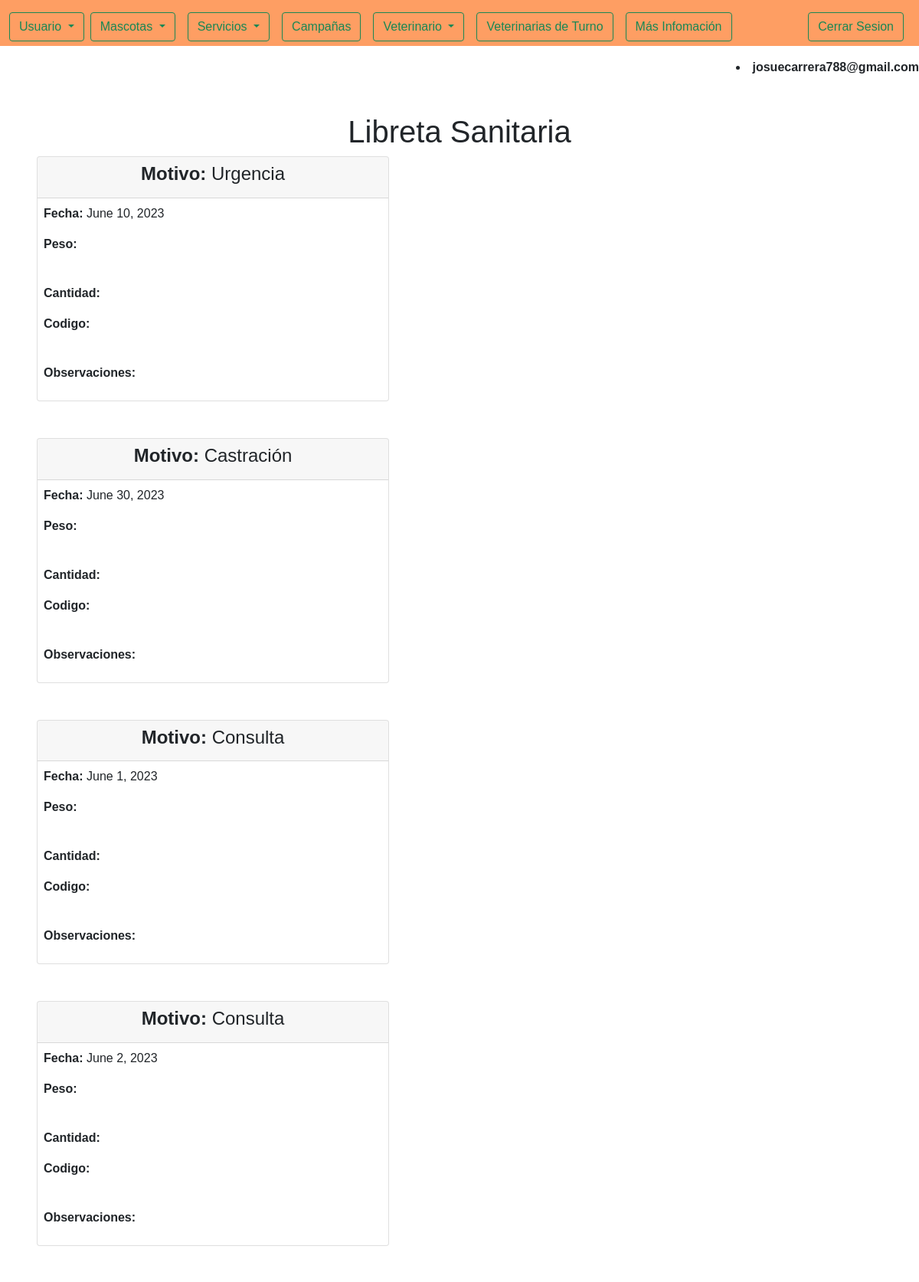
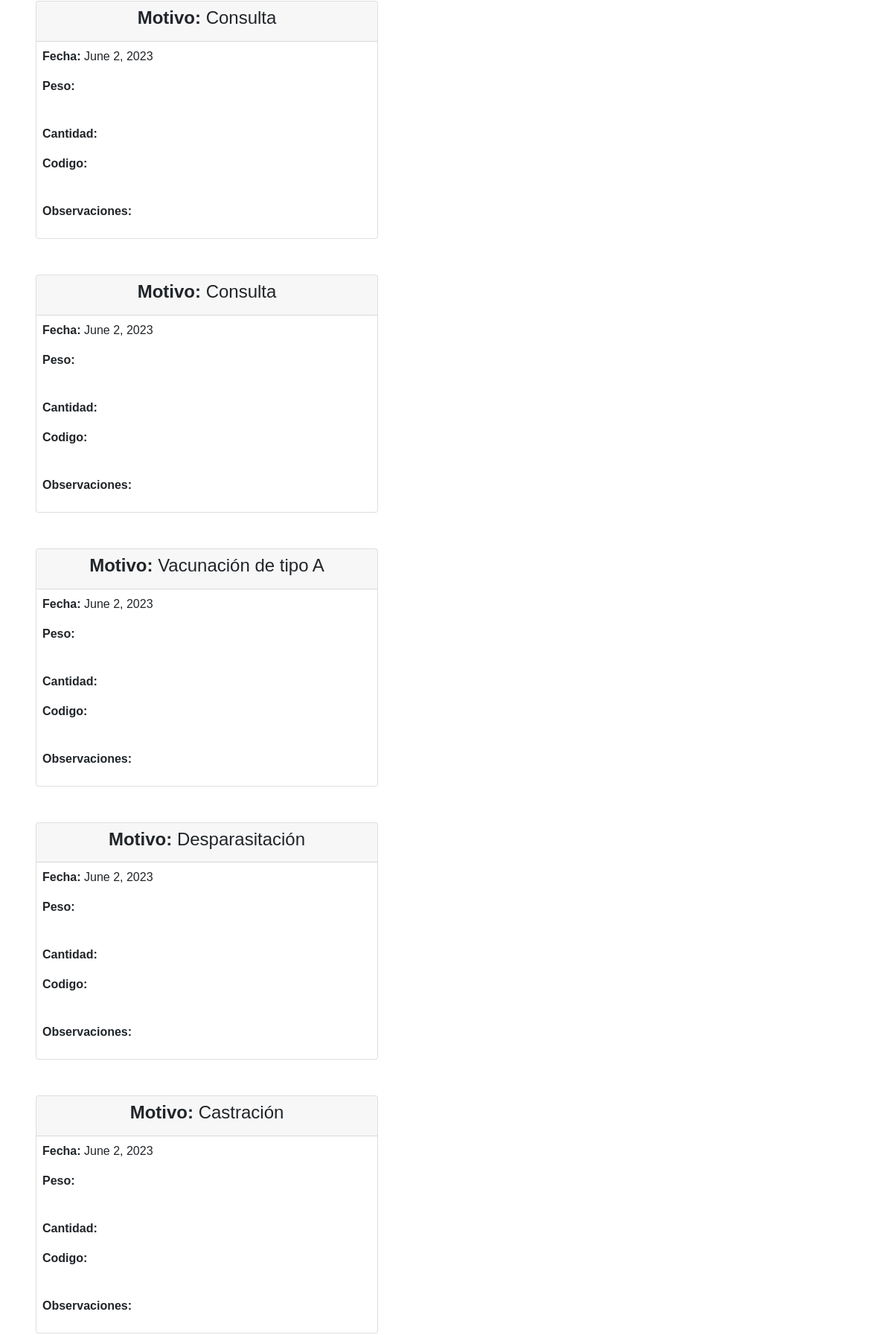
Screenshot of /ver_historial_de_turnos/ (signed in, upper part) with the database file from the repository (2 pictures, top to bottom).
### main/models.py (models this page shows, shortened)
class User(AbstractUser):
    is_veterinario = models.BooleanField(null=True, default=False)
    descuento = models.IntegerField(default=0, blank=True)

class Turno(models.Model):
    id = models.AutoField(primary_key=True)
    fecha= models.DateField(error_messages={
            'invalid': 'Fecha incorrecta. Use el formato AAAA-MM-DD'
        })
    asistio = models.BooleanField()
    cliente= models.ForeignKey(Cliente,on_delete=models.CASCADE)
    ESTADO = (
        ('Esperando Confirmacion','Esperando Confirmacion'),
        ('Aceptado','Aceptado'),
        ('Rechazado','Rechazado'),
    )
    MOTIVO = (
        ('Consulta','Consulta'),
        ('Urgencia','Urgencia'),
        ('Castración','Castración'),
        ('Vacunación de tipo A','Vacunación de tipo A'),
        ('Vacunación de tipo B','Vacunación de tipo B'),
        ('Desparasitación','Desparasitación')
    )
    BANDA_HORARIA = (
        ('Mañana', 'Mañana'),
        ('Tarde', 'Tarde'),
    )
    banda_horaria = models.CharField(max_length=100, choices=BANDA_HORARIA, default='Mañana', help_text='Mañana(7 a 12hs) - Tarde(12 a 18hs)')
    motivo= models.CharField(max_length=100, choices=MOTIVO, default='Consulta')
    estado = models.CharField(max_length=100, choices=ESTADO, blank=True, default='Esperando Confirmación')
    mascota = models.ForeignKey(Mascota, on_delete=models.SET_NULL, null=True, blank=True)

### Turno/views.py (the view)
# urls.py: path('ver_historial_de_turnos/',views.ver_historial_de_turnos, name="ver historial de turnos"),
@login_required
def ver_historial_de_turnos(request):
    usuarios = Turno.objects.filter(cliente__usuario__email=request.user.email)
    if(usuarios.exists()):
        data = Turno.objects.filter(mascota__dueno__usuario__email=request.user.email)
    else:
        data = []
    return render(request, 'historial/historial_turnos.html', {'data': data})

### Turno/templates/historial/historial_turnos.html
{% extends "base.html" %}
{% block content %}
<div class="text-center">
  <h1>Libreta Sanitaria</h1>
</div>
{% if data %}
    {% for turno in data %}
    <div class="card mb-5 col-md-5">
        <div class="card-header text-center">
            <h4><strong>Motivo:</strong> {{ turno.motivo }}</h4>
        </div>
        <div class="card-body p-2">
            <p><strong>Fecha:</strong> {{ turno.fecha }}</p>
            <p><strong>Peso:</strong> {{ turno.peso }}</p>
            <br>
            <p><strong>Cantidad:</strong> {{ turno.cant_desparacitante }}</p>
            <p><strong>Codigo:</strong> {{ turno.codigo }}</p>
            <br>
            <p><strong>Observaciones:</strong> {{ turno.observaciones }}</p>
        </div>
    </div>
    {% endfor %}
{% else %}
<p>Sin turnos solicitados</p>
{% endif %}
{% endblock %}

### templates/base.html (shortened to what this page needs)
<!DOCTYPE html>
<html lang="en">
<head>
    <link href="https://cdn.jsdelivr.net/npm/bootstrap@5.0.2/dist/css/bootstrap.min.css" rel="stylesheet">
</head>
<body style="font-family: Arial;">
<div class="" style="height: 60px; background-color: rgb(254, 158, 99);">
{% include 'partials/_header.html' with user_type=user_type %}
</div>
<div class="col-md-12 text-end mt-3" style="">
     <li class="fw-bold">{{ user.get_username }}</li>
</div>
<div>
    <main style="" class="p-5">
        {% block content%}
        {% endblock%}
    </main>
</div>
</body>
</html>

### templates/partials/_header.html (shortened to what this page needs)
<nav class="navbar navbar-expand-lg">
    <div class="container-fluid">
        <div class="collapse navbar-collapse" id="navbarSupportedContent">
            {% if user.is_authenticated %}
            <div class="dropdown">
                <a class="btn btn-outline-success dropdown-toggle" href="#" role="button" id="dropdownMenuLink"
                    data-bs-toggle="dropdown" aria-expanded="false">
                    Usuario
                </a>
            </div>
            <div class="dropdown" style="display: inline-block;">
                <button class="btn btn-outline-success m-2 dropdown-toggle" type="button" id="dropdownMenuButton1"
                    data-bs-toggle="dropdown" aria-expanded="false">
                    Mascotas
                </button>
            </div>
            <div class="dropdown" style="display: inline-block;">
                <button class="btn btn-outline-success m-2 dropdown-toggle" type="button" id="dropdownMenuButton1"
                    data-bs-toggle="dropdown" aria-expanded="false">
                    Servicios
                </button>
            </div>
            <form style="display: inline-block;" action="http://127.0.0.1:8000/ver_campanas/{{ user.id }}/">
                <input type="submit" class="m-2 btn btn-outline-success" value="Campañas" />
            </form>
            {% if user.is_veterinario %}
            <div class="dropdown" style="display: inline-block;">
                <button class="btn btn-outline-success m-2 dropdown-toggle" type="button" id="dropdownMenuButton1"
                    data-bs-toggle="dropdown" aria-expanded="false">
                    Veterinario
                </button>
            </div>
            {% endif %}
            <form style="display: inline-block;" action="http://127.0.0.1:8000/ver_veterinarias_de_turno/">
                <input type="submit" class="m-2 btn btn-outline-success" value="Veterinarias de Turno" />
            </form>
            <form style="display: inline-block;" action="http://127.0.0.1:8000/about/">
                <input type="submit" class="m-2 btn btn-outline-success" value="Más Infomación" />
            </form>
            <div class="navbar-nav ms-auto">
                <li>
                    <a class="m-2 btn btn-outline-success" href="http://127.0.0.1:8000/confirmar_cerrar_sesion/">Cerrar
                        Sesion</a>
                </li>
            </div>
            {% endif %}
        </div>
    </div>
</nav>

### templates/partials/_footer.html (shortened to what this page needs)
{% load static %}

### rows the page displays
User: get_username "josuecarrera788@gmail.com"
Turno: motivo "Urgencia", fecha "June 10, 2023"
Turno: motivo "Castración", fecha "June 30, 2023"
Turno: motivo "Consulta", fecha "June 1, 2023"
Turno: motivo "Consulta", fecha "June 2, 2023"
Turno: motivo "Consulta", fecha "June 2, 2023"
Turno: motivo "Consulta", fecha "June 2, 2023"
Turno: motivo "Vacunación de tipo A", fecha "June 2, 2023"
Turno: motivo "Desparasitación", fecha "June 2, 2023"
Turno: motivo "Castración", fecha "June 2, 2023"
